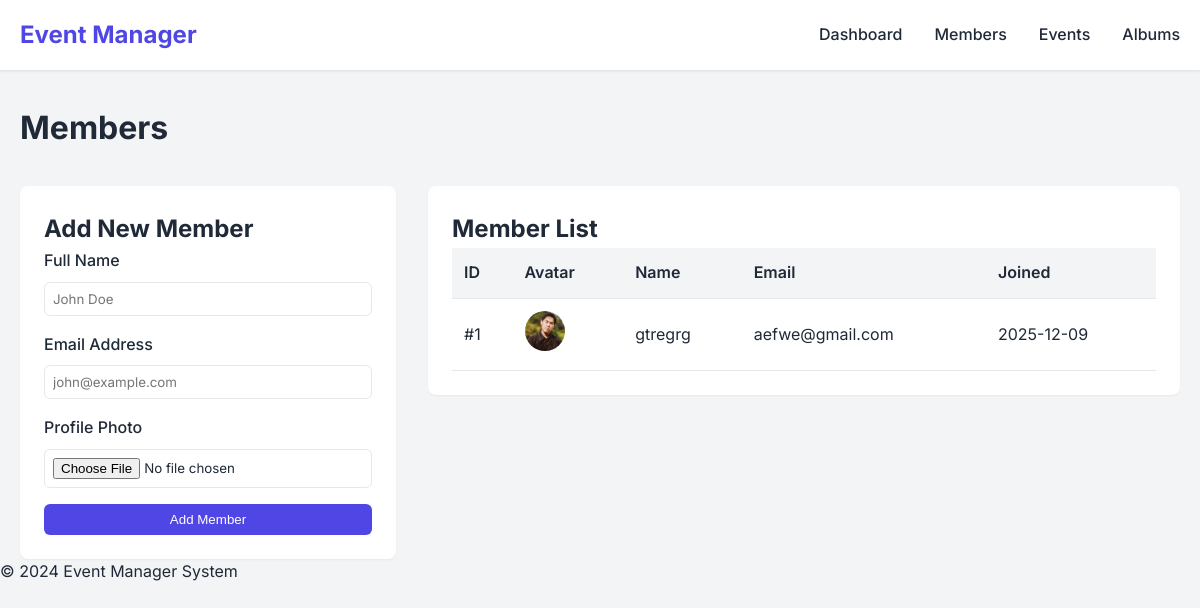
/members, run on the app's committed database.
### models.py (models this page shows, shortened)
class Member(db.Model):
    id = db.Column(db.Integer, primary_key=True)
    name = db.Column(db.String(100), nullable=False)
    email = db.Column(db.String(120), unique=True, nullable=False)
    join_date = db.Column(db.DateTime, default=datetime.utcnow)
    events = db.relationship('Event', secondary=participation, back_populates='participants')
    profile_image = db.Column(db.String(255)) # Path to uploaded image

### app.py (the view, shortened to what this page needs)
@app.route('/members', methods=['GET', 'POST'])
def members():
    all_members = Member.query.all()
    return render_template('members.html', members=all_members)

### templates/members.html
{% extends 'base.html' %}
{% block content %}
<div class="page-header">
    <h1>Members</h1>
</div>
<div class="content-grid">
    <div class="form-section">
        <div class="card">
            <h2>Add New Member</h2>
            <form method="POST" action="{{ url_for('members') }}" enctype="multipart/form-data">
                <div class="form-group">
                    <label for="name">Full Name</label>
                    <input type="text" id="name" name="name" required placeholder="John Doe">
                </div>
                <div class="form-group">
                    <label for="email">Email Address</label>
                    <input type="email" id="email" name="email" required placeholder="john@example.com">
                </div>
                <div class="form-group">
                    <label for="profile_image">Profile Photo</label>
                    <input type="file" id="profile_image" name="profile_image" accept="image/*">
                </div>
                <button type="submit" class="btn-primary">Add Member</button>
            </form>
        </div>
    </div>
    <div class="list-section">
        <div class="card">
            <h2>Member List</h2>
            <div class="table-responsive">
                <table class="data-table">
                    <thead>
                        <tr>
                            <th>ID</th>
                            <th>Avatar</th>
                            <th>Name</th>
                            <th>Email</th>
                            <th>Joined</th>
                        </tr>
                    </thead>
                    <tbody>
                        {% for member in members %}
                        <tr>
                            <td>#{{ member.id }}</td>
                            <td>
                                {% if member.profile_image %}
                                <img src="{{ url_for('static', filename='uploads/' + member.profile_image) }}"
                                    alt="Avatar" class="avatar-small">
                                {% else %}
                                <div class="avatar-placeholder">{{ member.name[0] }}</div>
                                {% endif %}
                            </td>
                            <td>{{ member.name }}</td>
                            <td>{{ member.email }}</td>
                            <td>{{ member.join_date.strftime('%Y-%m-%d') }}</td>
                        </tr>
                        {% else %}
                        <tr>
                            <td colspan="4" class="text-center">No members yet.</td>
                        </tr>
                        {% endfor %}
                    </tbody>
                </table>
            </div>
        </div>
    </div>
</div>
{% endblock %}

### static/css/style.css (style rules this page uses)
:root { --primary-color: #4f46e5; --primary-hover: #4338ca; --bg-color: #f3f4f6; --card-bg: #ffffff; --text-main: #1f2937; --text-muted: #6b7280; --border-color: #e5e7eb; --success-color: #10b981; --danger-color: #ef4444; }
* { box-sizing: border-box; margin: 0; padding: 0; }
body { font-family: 'Inter', sans-serif; background-color: var(--bg-color); color: var(--text-main); line-height: 1.6; }
.page-header { margin-bottom: 2rem; }
.content-grid { display: grid; grid-template-columns: 1fr 2fr; gap: 2rem; }
.card { background: var(--card-bg); padding: 1.5rem; border-radius: 0.5rem; box-shadow: 0 1px 2px rgba(0, 0, 0, 0.05); }
.form-group { margin-bottom: 1rem; }
label { display: block; margin-bottom: 0.5rem; font-weight: 500; color: var(--text-main); }
input, select, textarea { width: 100%; padding: 0.5rem; border: 1px solid var(--border-color); border-radius: 0.375rem; font-family: inherit; }
.btn-primary { background-color: var(--primary-color); color: white; padding: 0.5rem 1rem; border: none; border-radius: 0.375rem; cursor: pointer; font-weight: 500; width: 100%; }
.table-responsive { overflow-x: auto; }
.data-table { width: 100%; border-collapse: collapse; }
.data-table th, .data-table td { padding: 0.75rem; text-align: left; border-bottom: 1px solid var(--border-color); }
.data-table th { background-color: var(--bg-color); font-weight: 600; }
.avatar-small { width: 40px; height: 40px; border-radius: 50%; object-fit: cover; }

### data on the page
Member: id "1", profile_image (picture), name "gtregrg", email "aefwe@gmail.com", join_date "2025-12-09"
